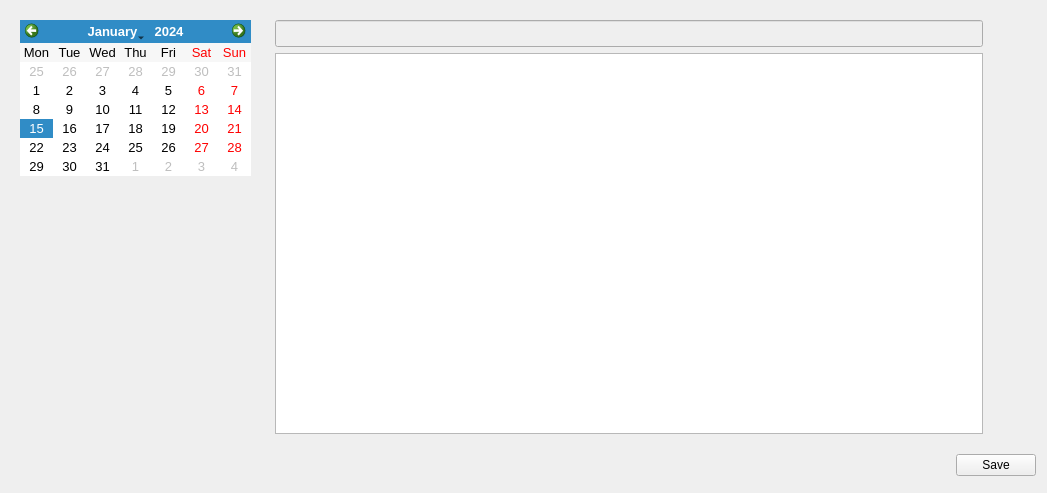
<?xml version="1.0" encoding="UTF-8"?>
<ui version="4.0">
 <class>Form</class>
 <widget class="QWidget" name="Form">
  <property name="geometry">
   <rect>
    <x>0</x>
    <y>0</y>
    <width>1047</width>
    <height>493</height>
   </rect>
  </property>
  <property name="windowTitle">
   <string>Form</string>
  </property>
  <property name="styleSheet">
   <string notr="true"/>
  </property>
  <layout class="QGridLayout" name="gridLayout_4">
   <item row="0" column="0">
    <widget class="QFrame" name="calFrame">
     <property name="layoutDirection">
      <enum>Qt::LeftToRight</enum>
     </property>
     <property name="frameShape">
      <enum>QFrame::NoFrame</enum>
     </property>
     <property name="frameShadow">
      <enum>QFrame::Raised</enum>
     </property>
     <layout class="QGridLayout" name="gridLayout_3">
      <item row="0" column="0">
       <widget class="QCalendarWidget" name="calendar">
        <property name="sizePolicy">
         <sizepolicy hsizetype="Fixed" vsizetype="Fixed">
          <horstretch>0</horstretch>
          <verstretch>0</verstretch>
         </sizepolicy>
        </property>
        <property name="font">
         <font>
          <pointsize>10</pointsize>
         </font>
        </property>
        <property name="styleSheet">
         <string notr="true"/>
        </property>
        <property name="gridVisible">
         <bool>false</bool>
        </property>
        <property name="horizontalHeaderFormat">
         <enum>QCalendarWidget::ShortDayNames</enum>
        </property>
        <property name="verticalHeaderFormat">
         <enum>QCalendarWidget::NoVerticalHeader</enum>
        </property>
        <property name="navigationBarVisible">
         <bool>true</bool>
        </property>
        <property name="dateEditEnabled">
         <bool>true</bool>
        </property>
       </widget>
      </item>
      <item row="1" column="0">
       <spacer name="verticalSpacer_2">
        <property name="orientation">
         <enum>Qt::Vertical</enum>
        </property>
        <property name="sizeHint" stdset="0">
         <size>
          <width>20</width>
          <height>40</height>
         </size>
        </property>
       </spacer>
      </item>
     </layout>
    </widget>
   </item>
   <item row="0" column="1">
    <widget class="QFrame" name="textFrame">
     <property name="layoutDirection">
      <enum>Qt::LeftToRight</enum>
     </property>
     <property name="frameShape">
      <enum>QFrame::NoFrame</enum>
     </property>
     <property name="frameShadow">
      <enum>QFrame::Raised</enum>
     </property>
     <layout class="QGridLayout" name="gridLayout_2">
      <item row="1" column="1">
       <widget class="QTextEdit" name="textBox">
        <property name="font">
         <font>
          <pointsize>12</pointsize>
         </font>
        </property>
       </widget>
      </item>
      <item row="0" column="1">
       <widget class="QLineEdit" name="titleBox">
        <property name="enabled">
         <bool>false</bool>
        </property>
        <property name="font">
         <font>
          <pointsize>12</pointsize>
         </font>
        </property>
        <property name="readOnly">
         <bool>true</bool>
        </property>
       </widget>
      </item>
      <item row="0" column="2" rowspan="2">
       <widget class="QFrame" name="frame">
        <property name="frameShape">
         <enum>QFrame::NoFrame</enum>
        </property>
        <property name="frameShadow">
         <enum>QFrame::Raised</enum>
        </property>
        <layout class="QGridLayout" name="gridLayout">
         <item row="1" column="0">
          <widget class="QFrame" name="usersFrame">
           <property name="frameShape">
            <enum>QFrame::NoFrame</enum>
           </property>
           <property name="frameShadow">
            <enum>QFrame::Raised</enum>
           </property>
          </widget>
         </item>
         <item row="2" column="0">
          <spacer name="verticalSpacer">
           <property name="orientation">
            <enum>Qt::Vertical</enum>
           </property>
           <property name="sizeType">
            <enum>QSizePolicy::Expanding</enum>
           </property>
           <property name="sizeHint" stdset="0">
            <size>
             <width>20</width>
             <height>420</height>
            </size>
           </property>
          </spacer>
         </item>
        </layout>
       </widget>
      </item>
     </layout>
    </widget>
   </item>
   <item row="1" column="0" colspan="2">
    <layout class="QHBoxLayout" name="horizontalLayout">
     <item>
      <spacer name="horizontalSpacer_5">
       <property name="orientation">
        <enum>Qt::Horizontal</enum>
       </property>
       <property name="sizeHint" stdset="0">
        <size>
         <width>58</width>
         <height>33</height>
        </size>
       </property>
      </spacer>
     </item>
     <item>
      <widget class="QPushButton" name="saveButton">
       <property name="text">
        <string>Save</string>
       </property>
      </widget>
     </item>
    </layout>
   </item>
  </layout>
 </widget>
 <resources/>
 <connections/>
</ui>
